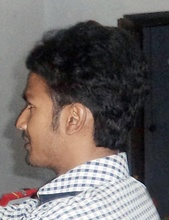
%> input picture CSE_LAB_4TH/401/exam_prep/1.Img_read_Display/6.jpg, 169 x 220 px, shrunk from 680 x 884 before the run
$ octave dft_operation.m   (GNU Octave 9; MATLAB toolbox functions it lacks are replaced by stand-ins)
%> lines starting %> are read from the running program, lines starting %| are printed output that depends on the picture
### CSE_LAB_4TH/401/exam_prep/exam_day/dft_img.m
function [f]=dft_img(img)

[m n]=size(img);
img=im2double(img);
for x=1:m
    for y=1:n
        img(x,y)=img(x,y)*( (-1)^(x+y));
    end
end

for u=0:m-1
    for v=0:n-1
        sum=0.0;
        for x=0:m-1
            for y=0:n-1
                sum=sum+double(img(x+1,y+1))*(exp(-j*2*pi*(u*x/m)+(v*y/n))) ;
            end
        end
        f(u+1,v+1)=sum;
    end
end

### CSE_LAB_4TH/401/exam_prep/exam_day/dft_operation.m
%conv 1D
clc;
clear all;
close all;
%input
img=imread('6.jpg');
%> img is the input picture: size 220x169x3 uint8; mean R, G, B 107.1, 101, 99.8
img=rgb2gray(img);
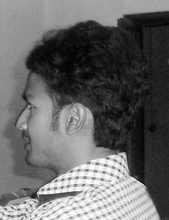
%> img: size 220x169 uint8; min 0, max 255, mean 102.7


subplot(4,1,1)
imshow(img)

f=dft_img(img);
%> after the loop in dft_img, `for x=1:m`:
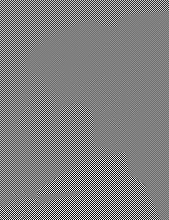
%> img: size 220x169 double; min -1, max 1, mean 4.44e-05; drawn with min black and max white
%> the run ends on the next line
